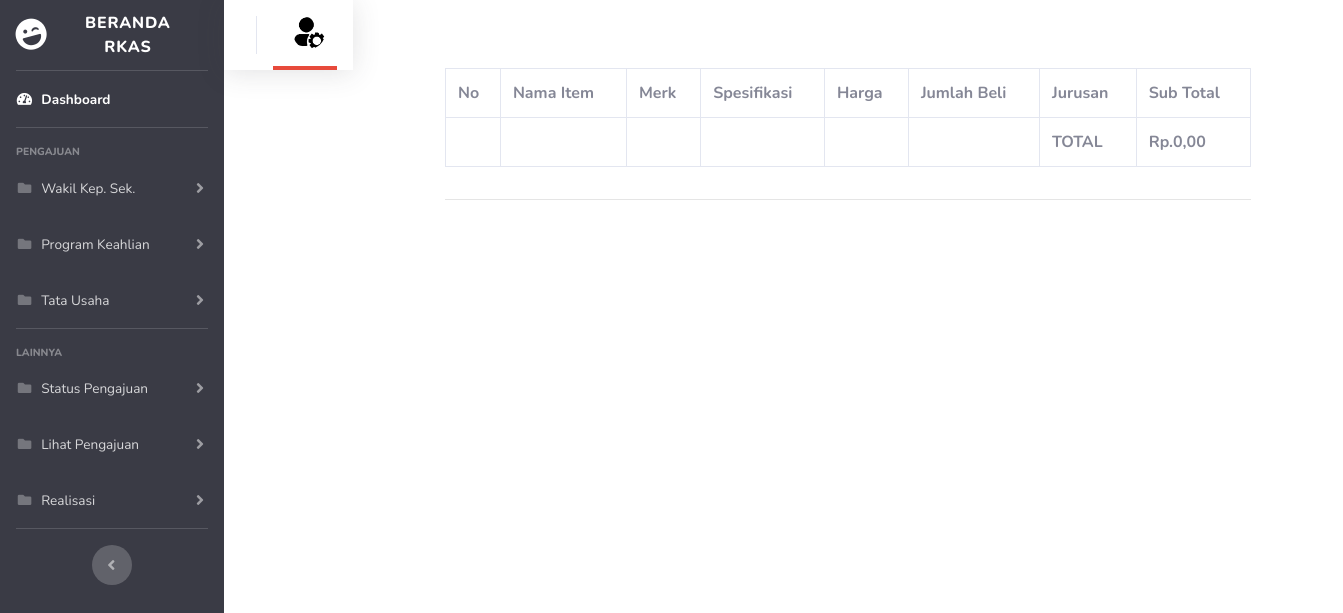
The page /rkas/alat_bahan.php on the database as committed earlier.
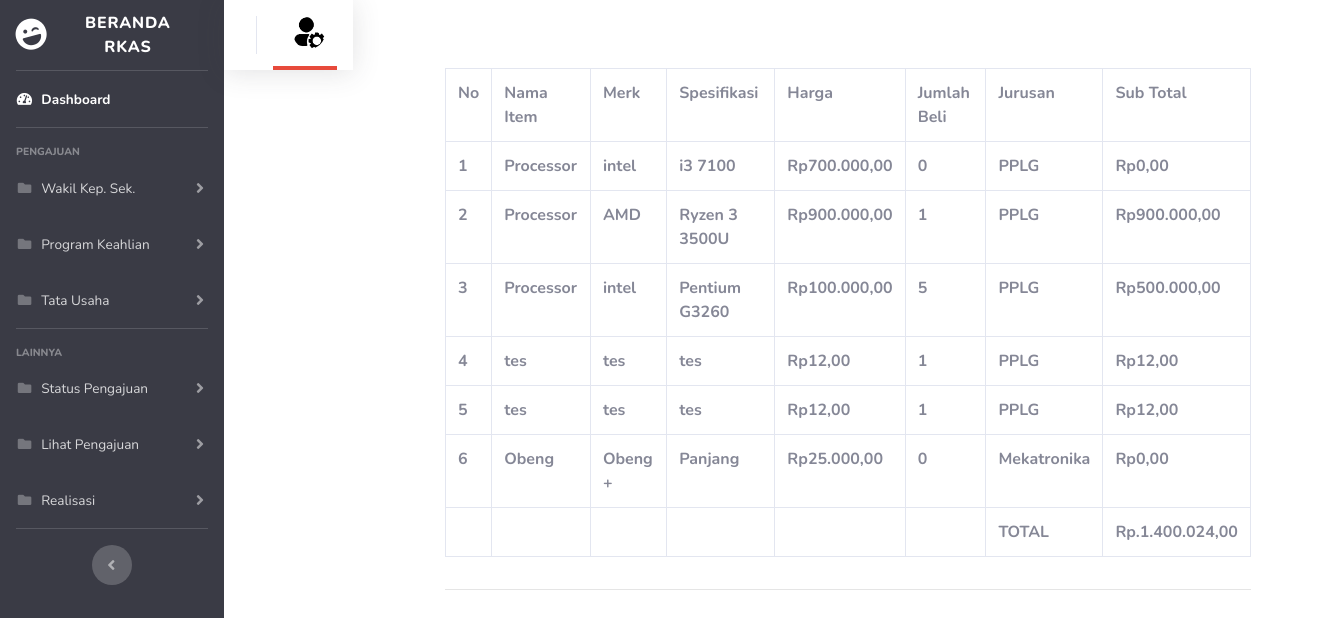
The same page on the database as committed later.
### tables this page shows
CREATE TABLE `tb_bahan` (
  `id_bahan` int(11) NOT NULL,
  `sumber_dana` varchar(10) NOT NULL,
  `tahun_ajuan` int(4) NOT NULL,
  `item` varchar(50) NOT NULL,
  `merk` varchar(50) NOT NULL,
  `spesifikasi` varchar(50) NOT NULL,
  `harga` int(10) NOT NULL,
  `qty` int(20) NOT NULL,
  `subtotal` int(50) NOT NULL,
  `contoh_gambar` varchar(50) NOT NULL,
  `bukti` varchar(255) NOT NULL,
  `tanggal_order` date NOT NULL,
  `link` varchar(255) NOT NULL,
  `kebutuhan_untuk` text NOT NULL,
  `jurusan` char(50) NOT NULL,
  `status` varchar(50) NOT NULL,
  `status_order` char(10) NOT NULL,
  `status_bayar` char(10) NOT NULL
);

### rkas/alat_bahan.php (the view, shortened to what the changed rows need)
<?php
include "koneksi.php";
$sql = mysqli_query($conn, "SELECT * FROM tb_bahan");
?>
<!DOCTYPE html>
<html lang="en">
<head>
    <link href="vendor/fontawesome-free/css/all.min.css" rel="stylesheet" type="text/css">
    <link href="css/sb-admin-2.css" rel="stylesheet">
</head>
<body id="page-top">
        <div id="wrapper">
        <div class="container">
        <div class="p-5">
        <div class="card-body">
                        <div class="table-responsive">
                                <table class="table table-bordered" id="dataTable" width="100%" cellspacing="0">
                                <tr>
                                            <th>No</th>
                                            <th>Nama Item</th>
                                            <th>Merk</th>
                                            <th>Spesifikasi</th>
                                            <th>Harga</th>
                                            <th>Jumlah Beli</th>
                                            <th>Jurusan</th>
                                            <th>Sub Total</th>
                                    </tr>
                                    <?php $no = 0;?>
                                    <?php foreach ($sql as $row) : ?>
                                    <tr>
                                    <th><?php $no += 1; echo $no;?></th>
                                    <th><?= $row["item"];?></th>
                                    <th><?= $row["merk"];?></th>
                                    <th><?= $row["spesifikasi"];?></th>
                                    <th>Rp<?= number_format($row["harga"], 2, ',', '.'); ?></th>
                                    <th><?= $row["qty"];?></th>
                                    <th><?= $row["jurusan"];?></th>
                                    <th>Rp<?= number_format($row["subtotal"], 2, ',', '.'); ?></th>
                                    <?php endforeach;
                                $total_query = mysqli_query($conn, "SELECT SUM(subtotal) FROM tb_bahan");
                                $total_result = $total_query->fetch_array(MYSQLI_NUM);
                                $total = $total_result[0];
                                $formatted_total = number_format($total, 2, ',', '.');
                                    ?>
                                    </tr>
                                    <tr>
                                    <th></th>
                                    <th></th>
                                    <th></th>
                                    <th></th>
                                    <th></th>
                                    <th></th>
                                    <th>TOTAL</th>
                                    <th>Rp.<?= $formatted_total ?></th>
                                    </tr>
                                </table>
                        </div>
                        </div>
</body>
</html>

Rows that differ between the two databases and show on the page:
added tb_bahan: item "Processor", merk "intel", spesifikasi "i3 7100", harga "700.000,00", qty "0", jurusan "PPLG", subtotal "0,00"
added tb_bahan: item "Processor", merk "AMD", spesifikasi "Ryzen 3 3500U", harga "900.000,00", qty "1", jurusan "PPLG", subtotal "900.000,00"
added tb_bahan: item "Processor", merk "intel", spesifikasi "Pentium G3260", harga "100.000,00", qty "5", jurusan "PPLG", subtotal "500.000,00"
added tb_bahan: item "tes", merk "tes", spesifikasi "tes", harga "12,00", qty "1", jurusan "PPLG", subtotal "12,00"
added tb_bahan: item "tes", merk "tes", spesifikasi "tes", harga "12,00", qty "1", jurusan "PPLG", subtotal "12,00"
added tb_bahan: item "Obeng", merk "Obeng +", spesifikasi "Panjang", harga "25.000,00", qty "0", jurusan "Mekatronika", subtotal "0,00"
Other text that changed with them:
$formatted_total: "0,00" → "1.400.024,00"
